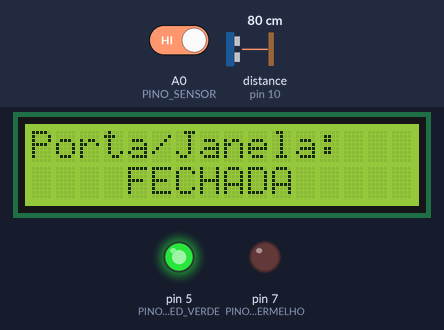
Recording of a sketch running on a simulated Arduino Uno, built with avr-gcc and run on an emulated ATmega328P. Shown: 16×2 character LCD, output pins drawn as LEDs (lit = HIGH). Inputs (shaded band) come from the test bench; at power-on: distance to the obstacle (sensor on pin 10) 80 cm, A0 (PINO_SENSOR) HIGH. The echo pulse lasts 58.3 µs per cm.

Above: at 3.2 s.
3.3 s: distance to the obstacle (sensor on pin 10) set to 21 cm
4.9 s: distance to the obstacle (sensor on pin 10) set to 17 cm
At 6.5 s:
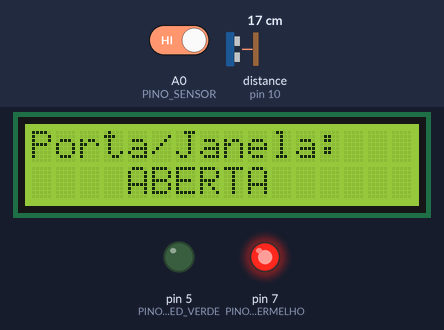
6.8 s: distance to the obstacle (sensor on pin 10) set to 35 cm
At 7.4 s:
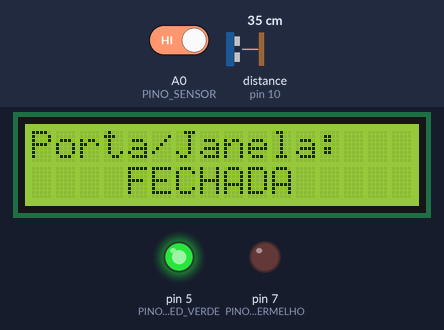
8.4 s: distance to the obstacle (sensor on pin 10) set to 2 cm
At 9.4 s:
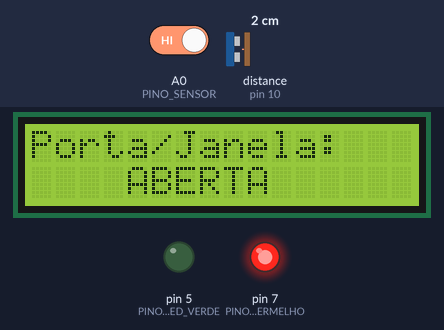
Timing chart, 0 to 10.9 s (numbered marks = the images above; inputs shaded):
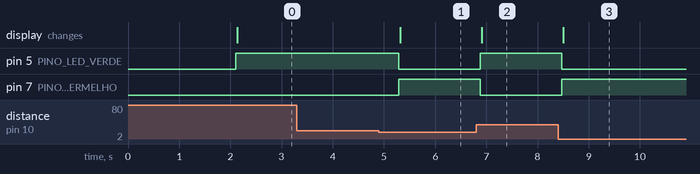

Measured:
- the behaviour switches between 20 and 19 cm on distance to the obstacle (sensor on pin 10) (found by bisection; images 0 and 1)
- after the input at 3.3 s, every drawn part: stays the same
- after the input at 4.9 s, pin 5 (PINO_LED_VERDE): HIGH → LOW after 0.39 s; pin 7 (PINO_LED_VERMELHO): LOW → HIGH after 0.39 s; the display: changes after 0.42 s (image 1)
- after the input at 6.8 s, pin 5 (PINO_LED_VERDE): LOW → HIGH after 0.08 s; pin 7 (PINO_LED_VERMELHO): HIGH → LOW after 0.08 s; the display: changes after 0.11 s (image 2)
- after the input at 8.4 s, pin 5 (PINO_LED_VERDE): HIGH → LOW after 0.07 s; pin 7 (PINO_LED_VERMELHO): LOW → HIGH after 0.07 s; the display: changes after 0.10 s (image 3)

The sketch:

sketch.ino
```cpp
// Inclui as bibliotecas necessárias
#include <Wire.h>
#include <LiquidCrystal_I2C.h>
#include <Ultrasonic.h>

#define pino_echo 10
#define pino_trigger 9
// Endereço I2C do seu módulo LCD (o mais comum é 0x27 ou 0x3F)
// Se não funcionar, você pode precisar executar um código "I2C Scanner" para descobrir o endereço correto.
LiquidCrystal_I2C lcd(0x27, 16, 2); // (Endereço, Colunas, Linhas)
Ultrasonic ultrasonic(pino_trigger, pino_echo);
// Definição dos pinos
const int PINO_SENSOR = A0;      // Pino para o sensor de porta/janela (Reed Switch)
const int PINO_LED_VERDE = 5;    // Pino para o LED Verde (Status: Fechado)
const int PINO_LED_VERMELHO = 7; // Pino para o LED Vermelho (Status: Aberto)

void setup() {
  // Inicialização do LCD
  lcd.init();
  lcd.backlight();

  // Mensagem de inicialização no LCD
  lcd.setCursor(0, 0);
  lcd.print("Monitor de Status");
  lcd.setCursor(0, 1);
  lcd.print("Inicializando...");

  // Configura os pinos dos LEDs como SAÍDA
  pinMode(PINO_LED_VERDE, OUTPUT);
  pinMode(PINO_LED_VERMELHO, OUTPUT);

  // Configura o pino do sensor como ENTRADA
  // Usaremos INPUT_PULLUP para simplificar a fiação:
  // - O pino estará HIGH por padrão.
  // - Quando o sensor (Reed Switch) fechar o circuito para o GND (porta fechada), o pino vai para LOW.
  pinMode(PINO_SENSOR, INPUT_PULLUP);

  // Se você usou uma configuração com resistor de PULL-DOWN, use:
  // pinMode(PINO_SENSOR, INPUT);
  // E inverta a lógica (HIGH = FECHADO, LOW = ABERTO)

  delay(2000); // Espera para a mensagem de inicialização
  lcd.clear();
}

void loop() {
  // Lê o estado do sensor de porta/janela
  int statusSensor = digitalRead(PINO_SENSOR);

  // Lê a distância do sensor ultrassônico (em cm)
  long distancia = ultrasonic.read();
  // Define um limite de distância para alerta
  const int limiteDistancia = 20; // 20 cm

  // Lógica para os LEDs baseada nos dois sensores
  if (distancia < limiteDistancia) {
    // Se a porta estiver aberta ou objeto próximo (distância menor que limite)

    digitalWrite(PINO_LED_VERMELHO, HIGH); // Liga LED Vermelho
    digitalWrite(PINO_LED_VERDE, LOW);     // Apaga LED Verde

    // Exibe no LCD
    lcd.setCursor(0, 0);
    lcd.print("Porta/Janela:");
    lcd.setCursor(0, 1);
    lcd.print("    ABERTA     ");
  } else {
    // Porta fechada e distância segura

    digitalWrite(PINO_LED_VERMELHO, LOW);  // Apaga LED Vermelho
    digitalWrite(PINO_LED_VERDE, HIGH);    // Liga LED Verde

    lcd.setCursor(0, 0);
    lcd.print("Porta/Janela:");
    lcd.setCursor(0, 1);
    lcd.print("    FECHADA     ");
  }

  delay(500); // atraso para evitar sobrecarga
}
```
